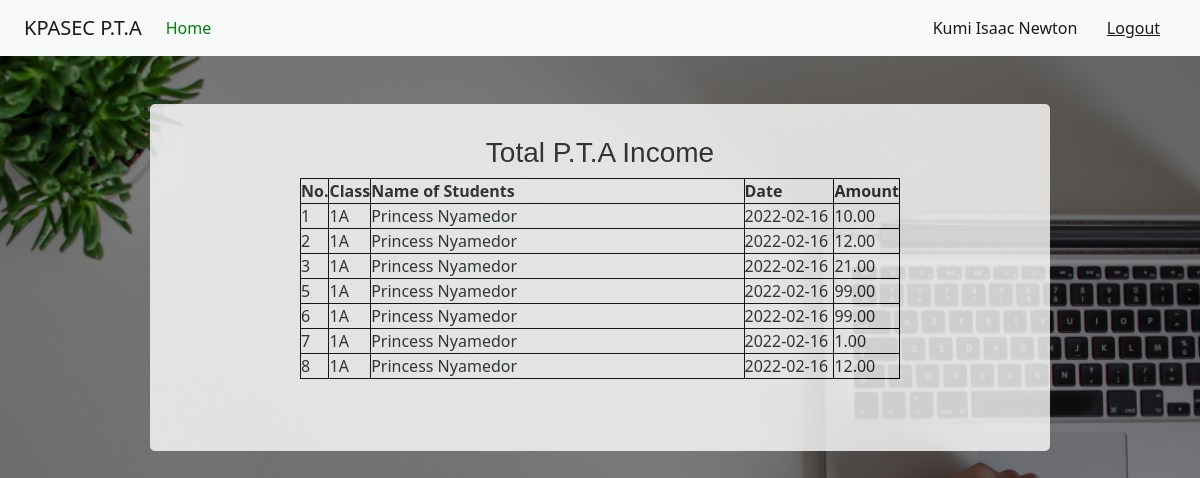
The app's page /accountant_dashboard/total_pta_income (signed in) with its own data.
### app.py (models this page shows, shortened)
class User(db.Model, UserMixin):
	__bind_key__ = "kpasec"
	id = db.Column(db.Integer, primary_key=True)
	date = db.Column(db.DateTime, default = datetime.utcnow())
	username = db.Column(db.String(80), unique=False, nullable=False)
	email = db.Column(db.String(120), unique=True, nullable=False)
	password = db.Column(db.String(120), nullable=False)
	is_admin = db.Column(db.Boolean,  default=False)
	function = db.Column(db.String(120))
	approval = db.Column(db.Boolean, default=False)

class PTAIncome(db.Model):
	__bind_key__ = "kpasec"
	id = db.Column(db.Integer, primary_key=True)
	date = db.Column(db.DateTime, default = datetime.utcnow())
	amount = db.Column(db.Integer)
	tx_id = db.Column(db.String(16))
	semester = db.Column(db.String(10))
	mode_of_payment = db.Column(db.String(20))
	category = db.Column(db.String(20), default="revenue")
	student_id = db.Column(db.String(10), db.ForeignKey('student.id'))#Here we reference the table name

class Student(db.Model):
	__bind_key__ = "kpasec"
	id = db.Column(db.Integer, primary_key=True)
	date = db.Column(db.DateTime, default = datetime.utcnow())
	date_admitted = db.Column(db.DateTime)
	fullname = db.Column(db.String(80), unique=False, nullable=False)
	date_of_birth = db.Column(db.String(10), unique=True)
	class1 = db.Column(db.String(10), unique=False, nullable=False)
	parent_contact = db.Column(db.String(12), nullable=False)
	phone = db.Column(db.String(12))
	id_number = db.Column(db.String(120), unique=True, nullable=False)
	status = db.Column(db.Boolean, default=True)
	pta = db.relationship('PTAIncome', backref='pta_payer', lazy=True)#Here we reference the class
	etl = db.relationship('ETLIncome', backref='etl_payer', lazy=True)
	payer = db.relationship('StudentPayments', backref='payer', lazy=True)

### app.py (the view)
@app.route("/accountant_dashboard/total_pta_income")
@login_required
def total_pta_income():
	if current_user.is_authenticated and current_user.approval:
		incomes = PTAIncome.query.all()
		return render_template("total_pta_income.html", incomes=incomes)
	else:
		abort(404)

### app.py (called while the page is built)
@app.template_filter()
def currencyFormat(value):
	value = float(value)
	if value >= 0:
		return "{:,.2f}".format(value)
	else:
		value2 = "{:,.2f}".format(value)
		return "("+value2[1:]+")"

@login_manager.user_loader
def load_user(user_id):
	return User.query.get(int(user_id))

### templates/total_pta_income.html (shortened to what this page needs)
{% extends "bootstrap.html" %}
{% block content %}
<!DOCTYPE html>
<html>
<head>
</head>
<body>
<header>
		<nav class="navbar navbar-expand-lg navbar-light bg-light">
			    <a class="navbar-brand kpa" href="#">KPASEC P.T.A</a>
				<div class="collapse navbar-collapse" id="navbarText">
			      <ul class="navbar-nav me-auto mb-2 mb-lg-0">
			        <li class="nav-item">
			          <a class="nav-link active " aria-current="page" href="{{url_for('accountant_dashboard')}}" id="dash">Home</a>
			        </li>
			      </ul>
			      <span class="navbar-text" >
			      	<a style="text-decoration:none;" href="{{url_for('account')}}" class="nn">{{current_user.username}}</a>
			      	<a href="{{url_for('logout')}}">Logout</a>
			      </span>
			    </div>
			</nav>
	</header>
   <center>
   	<div class="ttable" id="cont1">
   		<h3 class="topp" style="padding-top:4vh;font-family: sans-serif;">Total P.T.A Income </h3>
   		<table >
   			<tr>
   				<th class="non">No.</th>
   				<th class="foom">Class</th>
   				<th class="fom">Name of Students</th>
   				<th class="fomm">Date</th>
   				<th class="foomm">Amount</th>
   			</tr>
   			{% for income in incomes %}
   			   {% if income.category != 'charge' %}
   			<tr>
   				<td>{{loop.index}}</td>
   				<td class="fom">{{income.pta_payer.class1}}</td>
   				<td>{{income.pta_payer.fullname}}</td>
   				<td>{{income.date.date()}}</td>
   				<td>{{income.amount | currencyFormat }}</td>
   			</tr>
   			   {% endif %}
   			{% endfor %}
   		</table><br><br><br>
   	</div><br>
</center>
</body>
</html>
{% endblock %}

### records on screen
User: username "Kumi Isaac Newton"
PTAIncome: pta_payer.class1 "1A", pta_payer.fullname "Princess Nyamedor", date "2022-02-16", amount "10.00"
PTAIncome: pta_payer.class1 "1A", pta_payer.fullname "Princess Nyamedor", date "2022-02-16", amount "12.00"
PTAIncome: pta_payer.class1 "1A", pta_payer.fullname "Princess Nyamedor", date "2022-02-16", amount "21.00"
PTAIncome: pta_payer.class1 "1A", pta_payer.fullname "Princess Nyamedor", date "2022-02-16", amount "99.00"
PTAIncome: pta_payer.class1 "1A", pta_payer.fullname "Princess Nyamedor", date "2022-02-16", amount "99.00"
PTAIncome: pta_payer.class1 "1A", pta_payer.fullname "Princess Nyamedor", date "2022-02-16", amount "1.00"
PTAIncome: pta_payer.class1 "1A", pta_payer.fullname "Princess Nyamedor", date "2022-02-16", amount "12.00"
